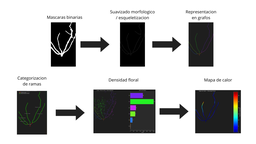
#> input picture Mascaras binarias (1).png, 256 x 144 px, shrunk from 1920 x 1080 before the run, given as the content of the folder C:/Users/vgara/OneDrive/Desktop/IPre/Grafos, which was not available
$ python build_graph_json.py
#> lines starting #> are read from the running program, lines starting #| are printed output that depends on the picture; after the words box and inside, x2 and y2 are one past the last pixel; in counts of white or black regions, pixels touching at a corner belong together; pictures that were not available may be replaced by others from this repository, and a replacement may not be noted
### Identificador_de_ramas.py
"""
Branch Hierarchy Classifier — Colored Skeleton Graphs (v3)
===========================================================
Clasifica ramas de un esqueleto coloreado en jerarquía:
  Tronco -> Rama Principal -> Rama Secundaria -> Rama Terciaria -> ...

Lógica:
  1. Agrupa píxeles por color -> cada color = una rama
     (mismo color = misma rama, aunque estén separados por unos píxeles)
  2. Detecta adyacencia espacial entre ramas de distinto color
  3. Identifica el tronco (rama más baja de la imagen)
  4. BFS desde el tronco para asignar niveles jerárquicos

Uso:
    1. Pon tu ruta en SKELETON_PATH
    2. Ajusta COLOR_TOLERANCE y PROXIMITY_GAP si es necesario
    3. Dale Run (F5)
"""

# =====================================================================
#  CONFIGURACIÓN — MODIFICA AQUÍ
# =====================================================================

SKELETON_PATH = r"C:\Users\vgara\OneDrive\Desktop\IPre\Grafos"  # carpeta o archivo individual

COLOR_TOLERANCE   = 25    # Tolerancia RGB para agrupar colores similares
PROXIMITY_GAP     = 7     # Distancia max (px) para considerar ramas "conectadas"
MIN_BRANCH_PIXELS = 15    # Minimo de pixeles para que cuente como rama
TRUNK_SHORT_RATIO = 0.30  # Umbral: rama es "corta" si size < mediana * este valor
LINE_THICKNESS    = 2     # Grosor visual en la imagen de salida
SHOW_LABELS       = True  # Mostrar etiquetas sobre la imagen
DARK_BACKGROUND   = True  # Fondo oscuro en la visualizacion


def merge(*branch_ids):
    """Junta varias ramas en una sola."""
    return ('merge', list(branch_ids))

MANUAL_EDITS = []


import numpy as np
import cv2
from collections import defaultdict, deque
import matplotlib
matplotlib.use('Agg')  # backend sin ventana para guardar archivos
import matplotlib.pyplot as plt
from matplotlib.patches import Patch
import os
import glob


# ---------------------------------------------------------------------------
#  Categorías jerárquicas
# ---------------------------------------------------------------------------
HIERARCHY = [
    # (nombre,           hex,       BGR para OpenCV)
    ("Tronco",           "#E02020", (32,  32,  224)),
    ("Rama Principal",   "#20C820", (0,   200, 32)),
    ("Rama Secundaria",  "#2896FF", (255, 150, 40)),
    ("Rama Terciaria",   "#FF8C00", (0,   140, 255)),
    ("Rama Cuaternaria", "#D020D0", (208, 32,  208)),
    ("Rama Quinaria",    "#00BFBF", (191, 191, 0)),
]


def _hier_name(level):
    if level < 0:
        return "Desconectada"
    if level < len(HIERARCHY):
        return HIERARCHY[level][0]
    return f"Rama Nivel {level}"


# [10 lines left out: functions _hier_hex, _hier_bgr, not called in this run]


# ---------------------------------------------------------------------------
#  1. Detectar fondo
# ---------------------------------------------------------------------------
def detect_background(img):
    """Detecta el color de fondo usando muestras de las esquinas."""
    h, w = img.shape[:2]
    m = min(10, h // 10, w // 10)
    samples = []
    for y in range(m):
        for x in range(m):
            samples.extend([img[y, x], img[y, w-1-x],
                            img[h-1-y, x], img[h-1-y, w-1-x]])
    return np.median(samples, axis=0).astype(np.uint8)


# ---------------------------------------------------------------------------
#  2. Extraer ramas por color
# ---------------------------------------------------------------------------
def extract_branches_by_color(img, bg_color, color_tol, min_pixels):
    """
    Agrupa todos los píxeles de primer plano por color.
    Mismo color (dentro de tolerancia) = misma rama, sin importar separación espacial.
    """
    # Máscara de primer plano: píxeles que difieren del fondo
    diff = np.abs(img.astype(np.int16) - bg_color.astype(np.int16))
    fg_mask = np.max(diff, axis=2) > color_tol

    ys, xs = np.where(fg_mask)
    if len(ys) == 0:
        raise ValueError("No se detectaron ramas en la imagen.")

    colors = img[ys, xs]  # (N, 3) BGR

    # Cuantizar colores para agrupar similares
    q = max(color_tol // 2, 6)
    quantized = ((colors.astype(int) + q // 2) // q) * q
    quantized = np.clip(quantized, 0, 255)

    # Agrupar por color cuantizado
    groups = defaultdict(list)
    for i in range(len(ys)):
        key = (int(quantized[i, 0]), int(quantized[i, 1]), int(quantized[i, 2]))
        groups[key].append((int(ys[i]), int(xs[i])))

    # Construir diccionario de ramas, filtrando grupos pequeños
    branches = {}
    bid = 0
    for color_key, pixel_list in groups.items():
        if len(pixel_list) < min_pixels:
            continue
        ys_b = [p[0] for p in pixel_list]
        xs_b = [p[1] for p in pixel_list]
        # Color representativo: promedio real (no cuantizado) de los píxeles
        indices = [i for i in range(len(ys))
                   if (int(quantized[i, 0]), int(quantized[i, 1]),
                       int(quantized[i, 2])) == color_key]
        avg_color = np.mean(colors[indices], axis=0).astype(np.uint8)

        branches[bid] = {
            'pixels': set(pixel_list),
            'color_bgr': tuple(int(c) for c in avg_color),
            'color_hex': '#{:02x}{:02x}{:02x}'.format(
                int(avg_color[2]), int(avg_color[1]), int(avg_color[0])),
            'avg_y': float(np.mean(ys_b)),
            'avg_x': float(np.mean(xs_b)),
            'max_y': max(ys_b),
            'min_y': min(ys_b),
            'max_x': max(xs_b),
            'min_x': min(xs_b),
            'size': len(pixel_list),
        }
        bid += 1

    if not branches:
        raise ValueError("No se encontraron ramas con suficientes píxeles.")

    return branches


# ---------------------------------------------------------------------------
#  3. Adyacencia espacial entre ramas
# ---------------------------------------------------------------------------
def build_adjacency(branches, img_shape, max_gap):
    """
    Dos ramas son adyacentes si algún píxel de una está a ≤ max_gap
    píxeles de algún píxel de la otra.
    """
    h, w = img_shape[:2]

    # Imagen de etiquetas
    label_img = np.full((h, w), -1, dtype=np.int32)
    for bid, branch in branches.items():
        for (y, x) in branch['pixels']:
            label_img[y, x] = bid

    adjacency = defaultdict(set)
    kernel = cv2.getStructuringElement(
        cv2.MORPH_ELLIPSE, (2 * max_gap + 1, 2 * max_gap + 1))

    for bid in branches:
        mask = (label_img == bid).astype(np.uint8)
        dilated = cv2.dilate(mask, kernel)

        neighbors_in_region = label_img[dilated > 0]
        unique_nb = set(int(v) for v in neighbors_in_region
                        if v != -1 and v != bid)
        for nb in unique_nb:
            adjacency[bid].add(nb)
            adjacency[nb].add(bid)

    return adjacency


# ---------------------------------------------------------------------------
#  4. Identificar tronco
# ---------------------------------------------------------------------------
def identify_trunk(branches, adjacency, trunk_short_ratio=0.30):
    """
    El tronco puede estar compuesto por VARIAS ramas.
    1. Semilla: la rama mas baja de la imagen (mayor avg_y)
    2. Expansion: si una rama vecina es CORTA comparada con la mediana
       del arbol, tambien es parte del tronco
    3. Parar cuando los vecinos son largos (esos son ramas principales)

    Retorna un set de branch IDs que forman el tronco.
    """
    # Semilla: rama mas baja
    seed = max(branches.keys(),
               key=lambda bid: (branches[bid]['avg_y'],
                                branches[bid]['max_y']))

    # Referencia: mediana de tamanio de todas las ramas
    sizes = sorted(b['size'] for b in branches.values())
    median_size = sizes[len(sizes) // 2]
    short_threshold = median_size * trunk_short_ratio

    # BFS: expandir tronco incorporando vecinos cortos
    trunk_set = {seed}
    queue = deque([seed])

    while queue:
        current = queue.popleft()
        for neighbor in adjacency.get(current, set()):
            if neighbor not in trunk_set:
                if branches[neighbor]['size'] <= short_threshold:
                    trunk_set.add(neighbor)
                    queue.append(neighbor)

    return trunk_set


# ---------------------------------------------------------------------------
#  5. Clasificacion jerarquica (BFS desde tronco)
# ---------------------------------------------------------------------------
def classify_hierarchy(branches, adjacency, trunk_ids):
    """
    Nivel 0 = Tronco (conjunto de ramas)
    Nivel 1 = Ramas principales (conectadas al tronco)
    Nivel 2 = Ramas secundarias (conectadas a las principales)
    ...
    """
    levels = {tid: 0 for tid in trunk_ids}
    queue = deque(list(trunk_ids))

    while queue:
        current = queue.popleft()
        for neighbor in adjacency.get(current, set()):
            if neighbor not in levels:
                levels[neighbor] = levels[current] + 1
                queue.append(neighbor)

    # Ramas desconectadas
    for bid in branches:
        if bid not in levels:
            levels[bid] = -1

    return levels


# ---------------------------------------------------------------------------
#  6. Ediciones manuales
# ---------------------------------------------------------------------------
# [211 lines left out: functions apply_manual_edits, visualize, run, not called in this run]


# =====================================================================
#  EJECUCIÓN
# =====================================================================
# [39 lines that do not run on import are left out]

### build_graph_json.py
"""
Build Graph JSON — Construye JSON de grafo desde imagenes PNG de Grafos
=======================================================================
Lee cada PNG de la carpeta Grafos, extrae la estructura de ramas usando
Identificador_de_ramas, y guarda un JSON con nodos, aristas y pixeles por rama.

Estos JSONs son el input para los metodos de densidad floral.

Uso:
    Dale Run (F5)
"""

# =====================================================================
#  CONFIGURACION
# =====================================================================

GRAFOS_DIR        = r"C:\Users\vgara\OneDrive\Desktop\IPre\Grafos"
OUTPUT_DIR        = r"C:\Users\vgara\OneDrive\Desktop\IPre\grafos json"

COLOR_TOLERANCE   = 25
PROXIMITY_GAP     = 7
MIN_BRANCH_PIXELS = 15
TRUNK_SHORT_RATIO = 0.30

# =====================================================================
#  NO MODIFICAR DEBAJO
# =====================================================================

import os
import glob
import json
import numpy as np
import cv2

from Identificador_de_ramas import (
    detect_background,
    extract_branches_by_color,
    build_adjacency,
    identify_trunk,
    classify_hierarchy,
    _hier_name,
)


def build_json_from_png(img_path):
    """
    Dado un PNG de Grafos, retorna el dict JSON con la estructura del grafo.

    Estructura del JSON:
      nodes  — una entrada por rama, con id, centroide, jerarquia, color
      edges  — pares de ramas adyacentes (aristas del grafo de ramas)
      branches — pixeles completos de cada rama (para conectar flores por k-NN)
    """
#> called with img_path = '_only/Mascaras binarias (1).png'
    img = cv2.imread(img_path)
#> img is the input picture: shape (144, 256, 3); mean B, G, R 192.4, 192.7, 192
    if img is None:
        raise FileNotFoundError(f"No se pudo cargar: {img_path}")

    # Eliminar texto blanco antes de detectar ramas
    bg_color = detect_background(img)
#> after the loop in detect_background, `for y in range(m):`: samples = 400 items, first 6: [255, 255, 255], [255, 255, 255], [255, 255, 255], [255, 255, 255], [255, 255, 255], [255, 255, 255]
#> bg_color = [255, 255, 255]
    img_clean = img.copy()
    white_mask = (
        (img_clean[:, :, 0] > 200) &
        (img_clean[:, :, 1] > 200) &
        (img_clean[:, :, 2] > 200)
    )
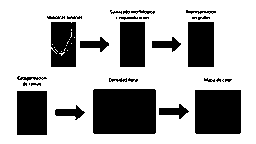
#> white_mask: shape (144, 256) bool; 70.2% white; 33 black regions (11 under 20 px), largest, box (x1, y1, x2, y2) and area: (93, 89, 156, 134) 2831, (195, 90, 241, 134) 2022, (17, 91, 47, 135) 1320
    img_clean[white_mask] = bg_color
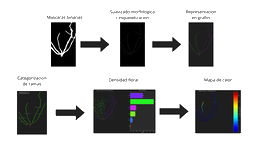
#> img_clean: shape (144, 256, 3); 6.74% of pixels changed, all inside (x1, y1, x2, y2) = (14, 8, 244, 137)

    branches  = extract_branches_by_color(img_clean, bg_color,
                                          COLOR_TOLERANCE, MIN_BRANCH_PIXELS)
#> in extract_branches_by_color, `diff = np.abs(img.astype(np.int16) - bg_color.astype(np.int16))`:
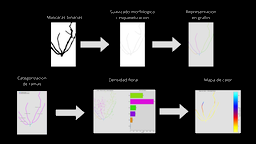
#> diff: shape (144, 256, 3) int16; mean B, G, R 62, 61.7, 62.4
#> in extract_branches_by_color, `ys, xs = np.where(fg_mask)`: ys = 10968 values from 10 to 134; xs = 10968 values, max 240 at index 4522, min 17 at index 4130, mean 133.2
#> the loop in extract_branches_by_color, `for i in range(len(ys)):` made 10968 passes
#> key on passes 1 to 3: (180, 180, 180), (180, 180, 180), (192, 192, 192)
#> the loop in extract_branches_by_color, `for color_key, pixel_list in groups.items():` made 340 passes
#> avg_color on passes 1 to 3: [179, 179, 179], [192, 192, 192], [198, 198, 198]
#> after the loop in extract_branches_by_color, `for color_key, pixel_list in groups.items():`: bid = 42; branches = 42 items
#> branches = 42 items
    adjacency = build_adjacency(branches, img.shape, PROXIMITY_GAP)
#> the loop in build_adjacency, `for bid, branch in branches.items():` made 42 passes
#> after the loop in build_adjacency, `for bid, branch in branches.items():`:
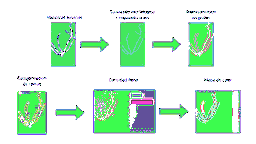
#> label_img: shape (144, 256) int32; 43 distinct labels, from -1 to 41; one colour per label, 0 black, -1 white
#> the loop in build_adjacency, `for bid in branches:` made 42 passes
#> pass 1, in build_adjacency, `dilated = cv2.dilate(mask, kernel)`:
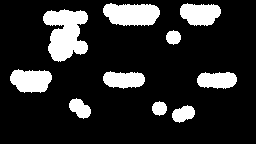
#> dilated: shape (144, 256); values 0 (black) and 1 (white), 16.8% white; 10 white regions, largest, box (x1, y1, x2, y2) and area: (43, 9, 88, 62) 1600, (103, 3, 160, 26) 1050, (10, 69, 52, 93) 776
#> pass 2, in build_adjacency, `dilated = cv2.dilate(mask, kernel)`:
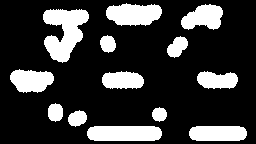
#> dilated: shape (144, 256); values 0 (black) and 1 (white), 22.3% white; 13 white regions, largest, box (x1, y1, x2, y2) and area: (43, 9, 89, 63) 1494, (87, 126, 162, 141) 1069, (106, 3, 162, 26) 986
#> after the loop in build_adjacency, `for bid in branches:`:
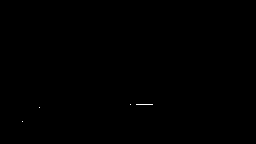
#> mask: shape (144, 256); values 0 (black) and 1 (white), 0.05% white in thin lines or dots, all inside (x1, y1, x2, y2) = (22, 104, 153, 122)
#> adjacency = 42 items
    trunk_ids = identify_trunk(branches, adjacency, TRUNK_SHORT_RATIO)
#> in identify_trunk, `seed = max(branches.keys(), key=lambda bid: (branches[bid]['avg_y'], b..`: seed = 30
#> in identify_trunk, `sizes = sorted(b['size'] for b in branches.values())`: sizes = 42 values from 16 to 4097
#> in identify_trunk, `median_size = sizes[len(sizes) // 2]`: median_size = 80
#> in identify_trunk, `short_threshold = median_size * trunk_short_ratio`: short_threshold = 24
#> in identify_trunk, `trunk_set = {seed}`: trunk_set = 1 item
#> the loop in identify_trunk, `while queue:` made 2 passes
#> current on passes 1 to 2: 30, 34
#> after the loop in identify_trunk, `while queue:`: trunk_set = 2 items
#> trunk_ids = 2 items
    levels    = classify_hierarchy(branches, adjacency, trunk_ids)
#> the loop in classify_hierarchy, `for bid in branches:` made 42 passes
#> after the loop in classify_hierarchy, `for bid in branches:`: levels = 42 items
#> levels = 42 items

    # --- Nodos: una entrada por rama ---
    nodes = []
    for bid, branch in branches.items():
        b, g, r = branch['color_bgr']
        nodes.append({
            "id":         bid,
            "centroid_x": round(branch['avg_x'], 1),
            "centroid_y": round(branch['avg_y'], 1),
            "level":      levels.get(bid, -1),
            "level_name": _hier_name(levels.get(bid, -1)),
            "is_trunk":   bid in trunk_ids,
            "size_px":    branch['size'],
            "color_rgb":  [r, g, b],
        })
#> this loop made 42 passes
#> (b, g, r) on passes 1 to 12: (179, 179, 179), (192, 192, 192), (198, 198, 198), (166, 166, 166), (143, 143, 143), (156, 156, 156), (132, 132, 132), (106, 106, 106), (91, 91, 91), (82, 82, 82), (117, 117, 117), (0, 0, 0)
#> after the loop, nodes = 42 items

    # --- Aristas: pares de ramas adyacentes ---
    edges = []
    seen  = set()
    for bid, neighbors in adjacency.items():
        for nb in neighbors:
            key = (min(bid, nb), max(bid, nb))
            if key not in seen:
                seen.add(key)
                edges.append({"from": bid, "to": nb})
#> this loop made 42 passes
#> bid on passes 1 to 12: 0, 1, 2, 3, 4, 5, 6, 7, 8, 9, 10, 11
#> after the loop, edges = 520 items; seen = 520 items

    # --- Ramas: pixeles completos (para k-NN con flores) ---
    branches_out = []
    for bid, branch in branches.items():
        branches_out.append({
            "id":     bid,
            "pixels": [[int(y), int(x)] for y, x in branch['pixels']],
        })
#> this loop made 42 passes
#> after the loop, branches_out = 42 items

    return {
        "image":    os.path.basename(img_path),
        "nodes":    nodes,
        "edges":    edges,
        "branches": branches_out,
    }


# =====================================================================
#  EJECUCION
# =====================================================================
if __name__ == "__main__":
    input_files = sorted(glob.glob(os.path.join(GRAFOS_DIR, "*.png")))
    if not input_files:
        raise FileNotFoundError(f"No se encontraron PNG en: {GRAFOS_DIR}")

    os.makedirs(OUTPUT_DIR, exist_ok=True)
    print(f"[INFO] Procesando {len(input_files)} imagen(es)...\n")

    ok, errors = 0, 0
    for img_path in input_files:
        fname    = os.path.splitext(os.path.basename(img_path))[0]
        out_path = os.path.join(OUTPUT_DIR, fname + ".json")
        try:
            data = build_json_from_png(img_path)
#> data = 4 items
            with open(out_path, 'w', encoding='utf-8') as f:
                json.dump(data, f)
            n_nodes  = len(data['nodes'])
#> n_nodes = 42
            n_edges  = len(data['edges'])
#> n_edges = 520
            print(f"  [OK] {os.path.basename(img_path)} -> {n_nodes} ramas, {n_edges} aristas -> {os.path.basename(out_path)}")
#|   [OK] Mascaras binarias (1).png -> 42 ramas, 520 aristas -> Mascaras binarias (1).json
            ok += 1
        except Exception as e:
            print(f"  [ERROR] {os.path.basename(img_path)}: {e}")
            errors += 1

    print(f"\n[DONE] {ok} OK, {errors} errores.")
